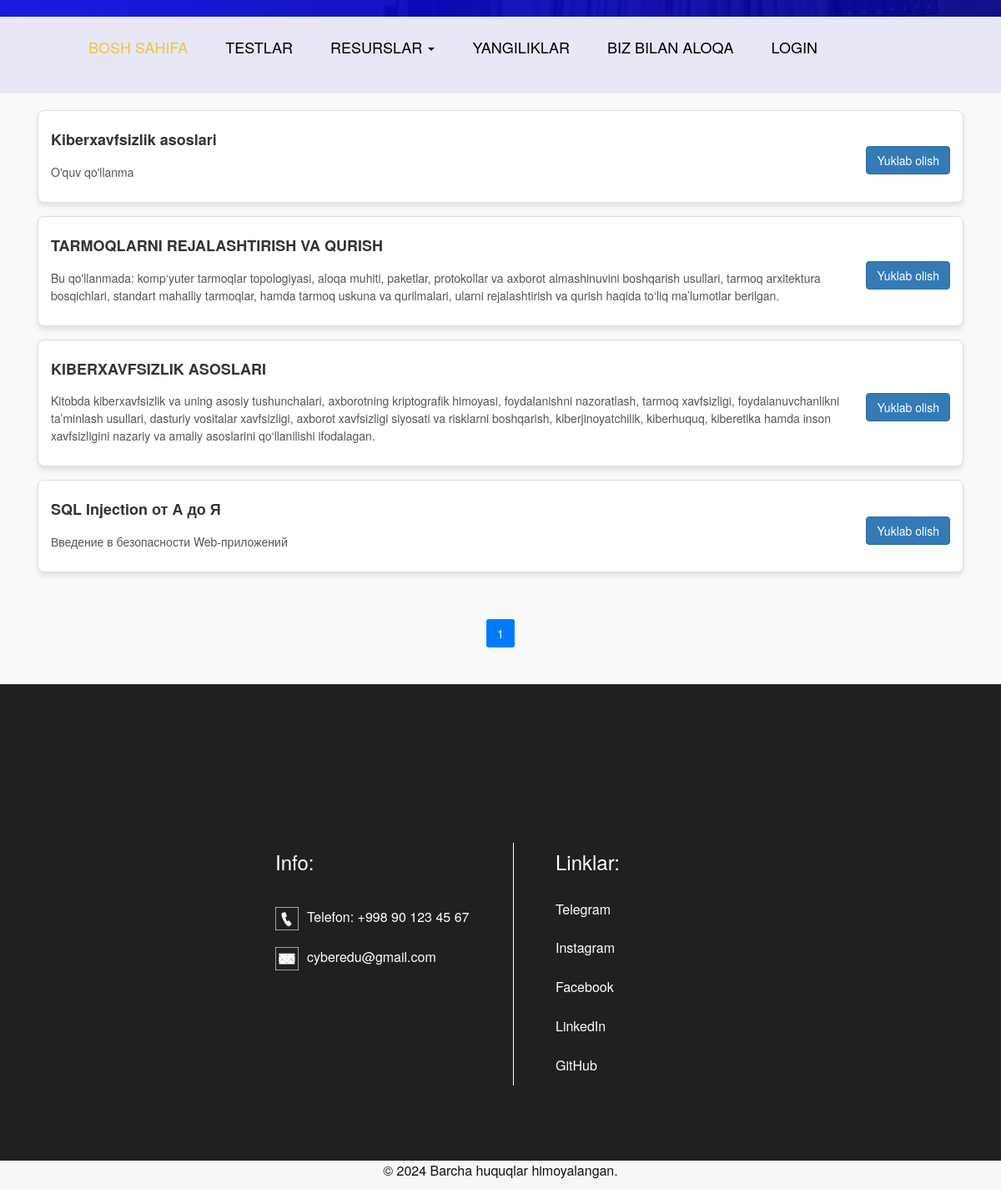
Page /kitob/ on the earlier database version.
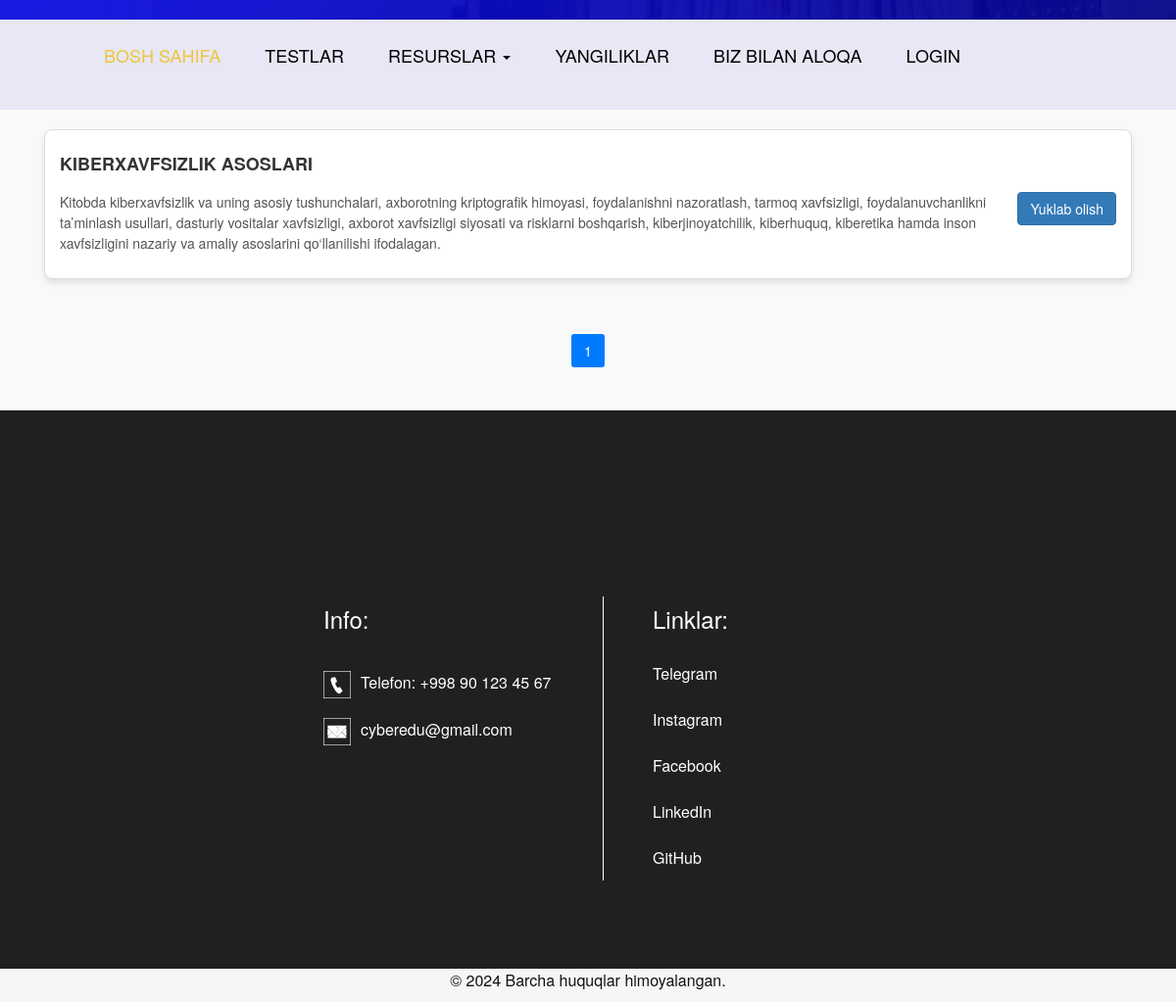
Same page on the later database version.
### videos/models.py (models this page shows, shortened)
class Kitoblar(models.Model):
    class Status(models.TextChoices):
        Draft = 'DF', 'Draft'
        Published = 'PB', 'Published'
    title = models.CharField(max_length=255)
    body = models.TextField()
    pdf = models.FileField(upload_to='courses/pdf')
    status = models.CharField(max_length=2,
                              choices=Status.choices,
                              default=Status.Draft)

### videos/views.py (the view)
# urls.py: path('kitob/', kitob_list, name="kitoblar_page"),
def kitob_list(request):
    kitob_list = Kitoblar.objects.filter(status=Kitoblar.Status.Published)
    paginator = Paginator(kitob_list, 10)
    page_number = request.GET.get('page')
    page_obj = paginator.get_page(page_number)
    context = {
        "page_obj": page_obj
    }
    return render(request, "videos/kitoblar.html", context)

### templates/videos/kitoblar.html (shortened to what the changed rows need)
{% load static %}
<!DOCTYPE html>
<html lang="en">
   <head>
      <link rel="stylesheet" type="text/css" href="https://cdnjs.cloudflare.com/ajax/libs/OwlCarousel2/2.0.0-beta.2.4/assets/owl.carousel.min.css" />
      <link rel="stylesheet" type="text/css" href="{% static 'css/bootstrap.min.css' %}">
      <link rel="stylesheet" type="text/css" href="{% static 'css/style.css' %}">
      <link rel="stylesheet" href="{% static 'css/responsive.css' %}">
      <link rel="stylesheet" href="{% static 'css/jquery.mCustomScrollbar.min.css' %}">
      <link rel="stylesheet" href="https://netdna.bootstrapcdn.com/font-awesome/4.0.3/css/font-awesome.css">
       <link rel="stylesheet" href="https://maxcdn.bootstrapcdn.com/bootstrap/3.3.7/css/bootstrap.min.css">
      <link rel="stylesheet" href="{% static 'css/owl.carousel.min.css' %}">
      <link rel="stylesheet" href="https://cdnjs.cloudflare.com/ajax/libs/fancybox/2.1.5/jquery.fancybox.min.css" media="screen">
       <link rel="stylesheet" href="https://cdnjs.cloudflare.com/ajax/libs/font-awesome/4.7.0/css/font-awesome.min.css">
   </head>
   <body>
            {% block content %}
<div class="blog_section">
    <div class="container">
        <div class="row">
            {% for kitob in page_obj %}
            <div class="col-12">
                <div class="blog_card">
                    <div class="blog_content">
                        <h5 class="blog_title">{{ kitob.title }}</h5>
                        <p class="blog_body">{{ kitob.body|truncatewords:100 }}</p>
                    </div>
                    {% if kitob.pdf %}
                    <a href="{{ kitob.pdf.url }}" download class="btn btn-primary" style="margin-top: 10px;">
                        Yuklab olish
                    </a>
                    {% endif %}
                </div>
            </div>
            {% endfor %}
        </div>
        <div class="pagination-wrapper" style="text-align: center; margin-top: 20px;">
            <nav aria-label="Page navigation">
                <ul class="pagination justify-content-center">
                    {% for num in page_obj.paginator.page_range %}
                    <li class="page-item {% if page_obj.number == num %}active{% endif %}">
                        <a class="page-link" href="?page={{ num }}">{{ num }}</a>
                    </li>
                    {% endfor %}
                </ul>
            </nav>
        </div>
    </div>
</div>
    {% endblock content %}

Differences in the rows shown:
removed Kitoblar: title "Kiberxavfsizlik asoslari", body "O'quv qo'llanma"
removed Kitoblar: title "TARMOQLARNI REJALASHTIRISH VA QURISH", body "Bu qo'llanmada: komp‘yuter tarmoqlar topologiyasi, aloqa muhiti, paketlar, protokollar va axborot almashinuvini boshqarish usullari, tarmoq arxitektura bosqichlari, standart mahalliy tarmoqlar, hamda tarmoq uskuna va qurilmalari, ularni rejalashtirish va qurish haqida to‘liq ma’lumotlar berilgan."
removed Kitoblar: title "SQL Injection от А до Я", body "Введение в безопасности Web-приложений"
